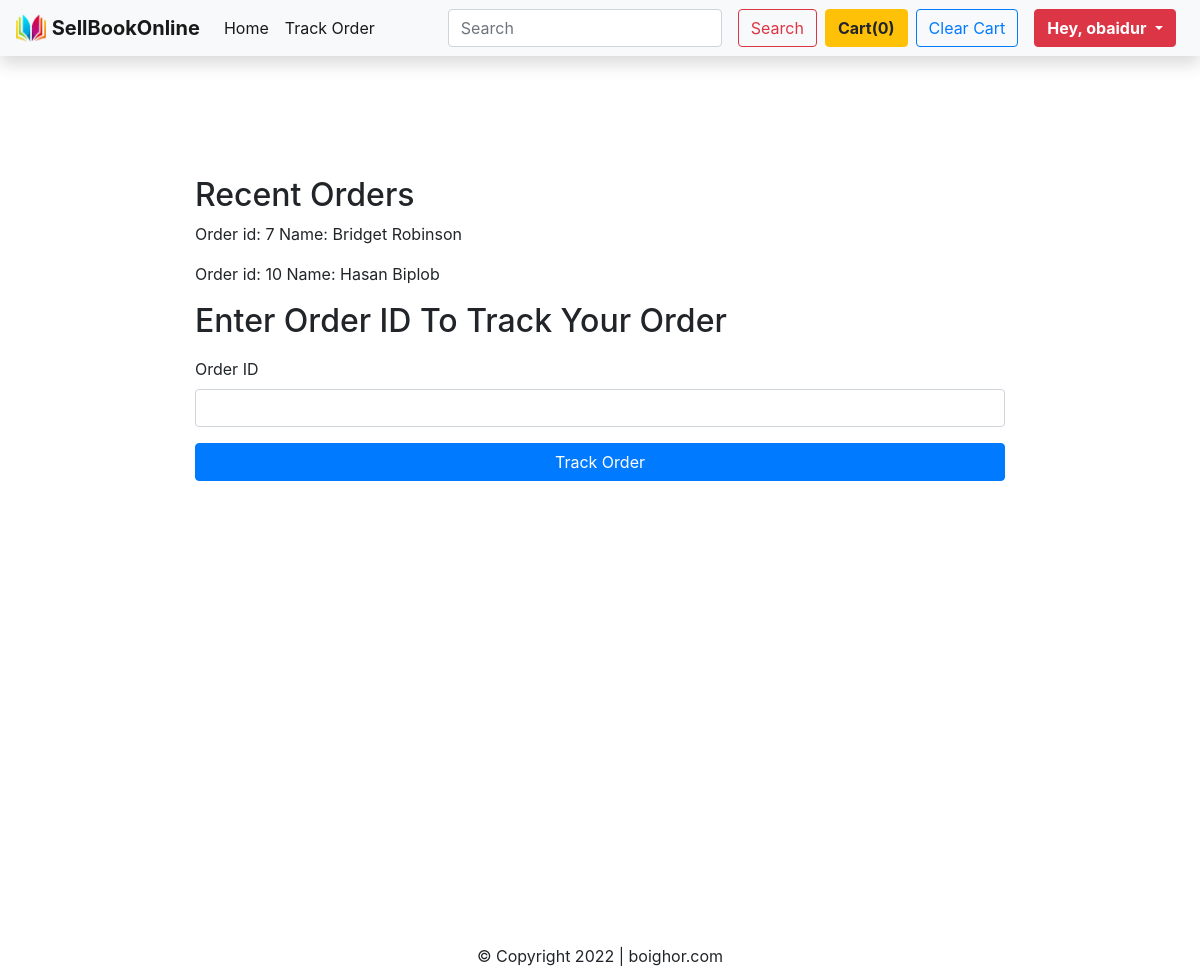
Page /TrackOrder (signed in) on the earlier database version.
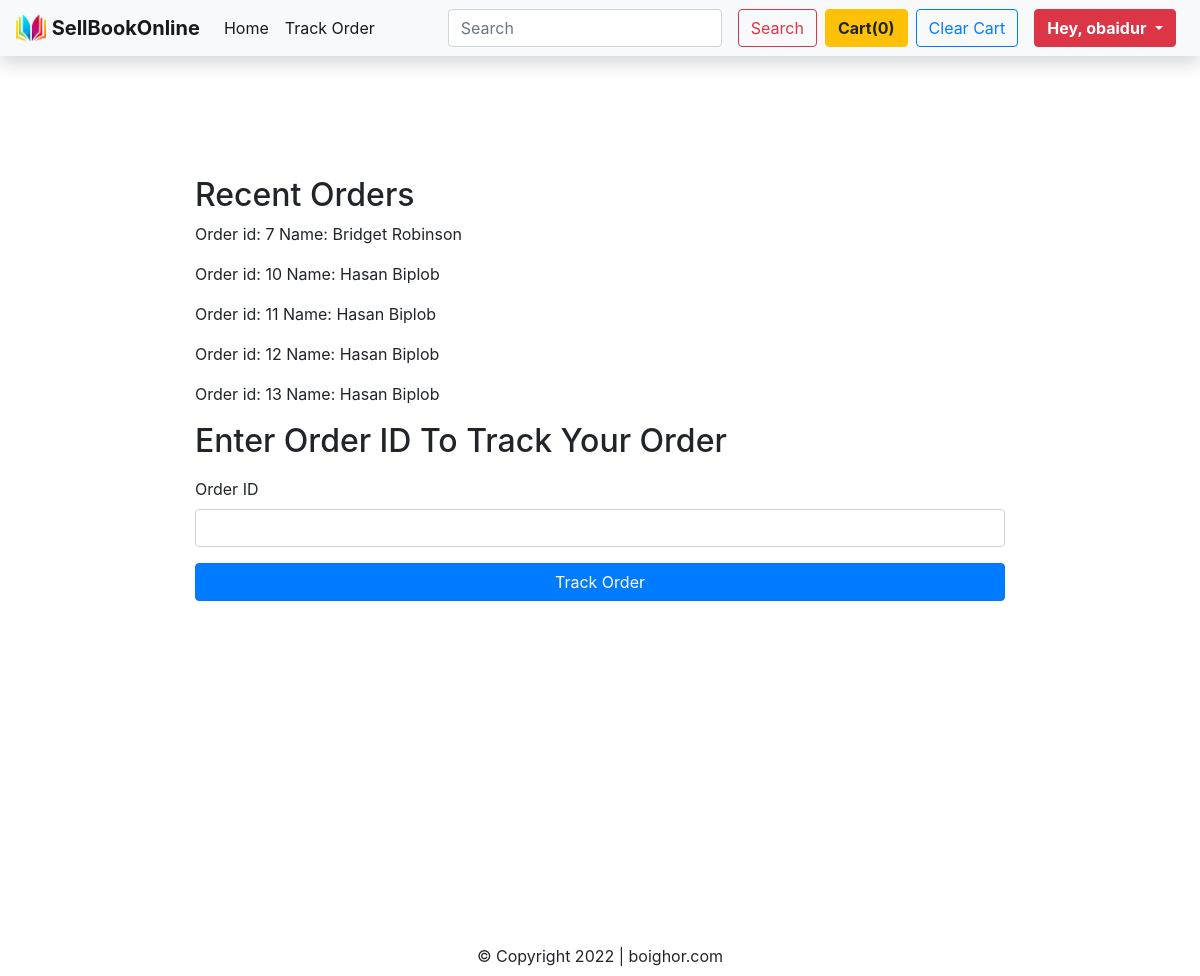
Same page on the later database version.
### home/models.py (models this page shows)
class Order(models.Model):
    order_id = models.AutoField(primary_key=True)
    items_json = models.CharField(max_length=50000)
    name = models.CharField(max_length=900)
    email = models.CharField(max_length=1101)
    address = models.CharField(max_length=1101)
    city = models.CharField(max_length=1101)
    state = models.CharField(max_length=1101)
    zip_code = models.CharField(max_length=1011)
    phone = models.CharField(max_length=1011, default="")

### home/views.py (the view)
# urls.py: path('TrackOrder',views.TrackOrder,name='TrackOrder'),
@login_required(login_url='/loginsignup')
def TrackOrder(request):
    mail = request.user.email
    orders = Order.objects.filter(email=mail)
    if request.method == "POST":
        order_id = request.POST.get('order_id')
        updates = TrackUpdate.objects.filter(order_id=order_id)
        context = {'updates':updates}
        return render(request,'home/updatepage.html',context)
    return render(request,'home/trackorder.html',{'orders':orders})

### templates/home/trackorder.html (shortened to what this page needs)
{% extends 'base.html' %}
{% block body %}
<div class="container" style="width:70%; margin-top:10%;" >
    <div class="text-left my-3" >
        <h2>Recent Orders</h2>
        {% for order in orders %}
        <p>Order id: {{ order.order_id}} Name: {{ order.name}}</p>
        {% endfor %}
    </div>
<div class="text-left my-3" >
    <h2>Enter Order ID To Track Your Order</h2>
</div>
<form action="TrackOrder" method='post'>
            <div class="form">
                <div class="form-group">
                    <label for="orderid">Order ID</label>
                    <input type="text" class="form-control" id="order_id" name="order_id" required>
                </div>
            </div>
            <button class="btn btn-primary btn-block" type="submit">Track Order</button>
</form>
</div>
{% endblock body %}

Differences in the rows shown:
added Order: order_id "11", name "Hasan Biplob"
added Order: order_id "12", name "Hasan Biplob"
added Order: order_id "13", name "Hasan Biplob"
